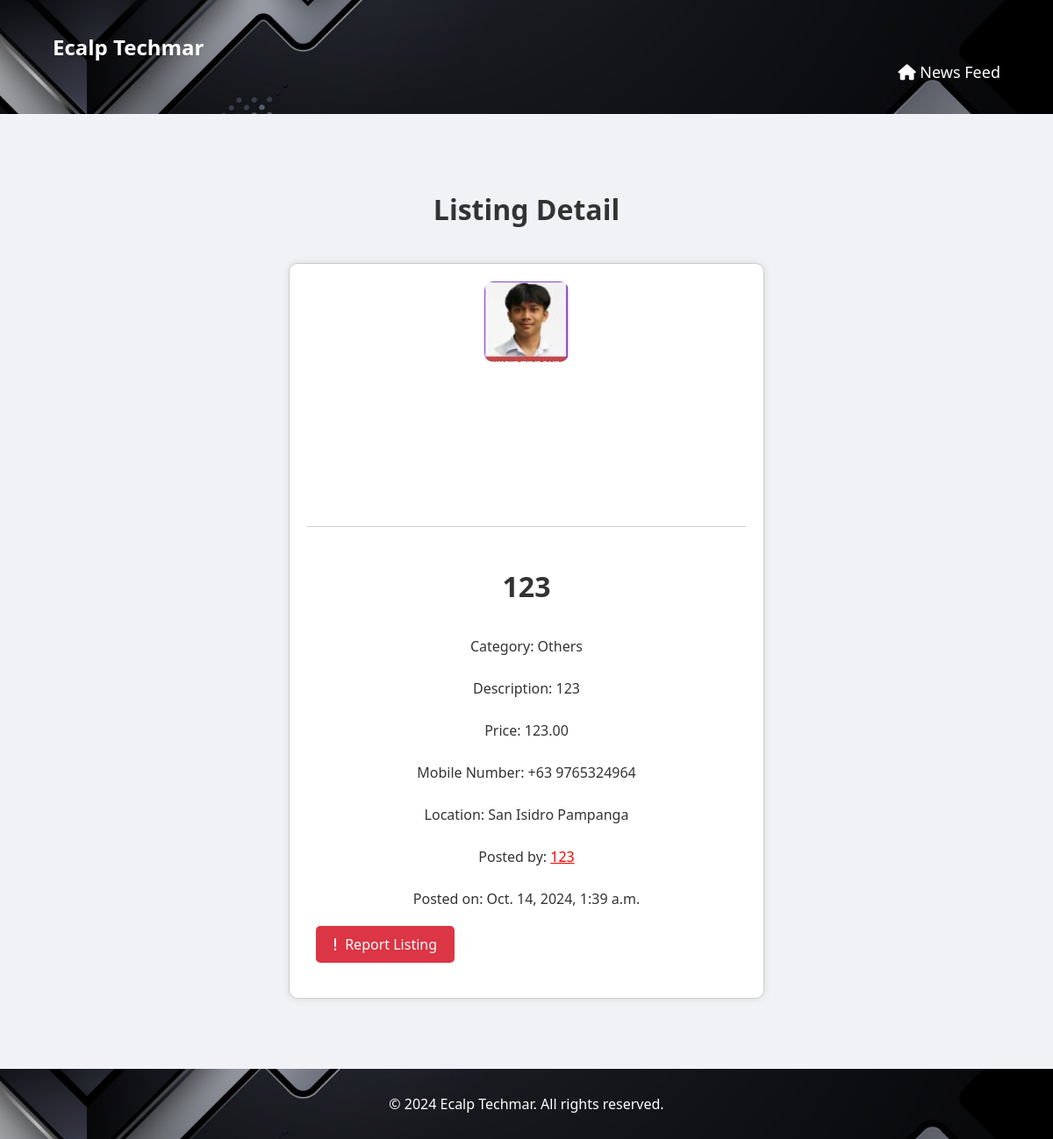
The page /newsfeed/listing/84/ on the database its author committed.
### newsfeed/models.py (models this page shows, shortened)
class ProductImage(models.Model):
    product = models.ForeignKey(Product, on_delete=models.CASCADE)
    image = models.ImageField(upload_to='product_images')

class Product(models.Model):
    title = models.CharField(max_length=255)
    description = models.TextField()
    price = models.DecimalField(max_digits=10, decimal_places=2)
    image = models.ImageField(upload_to='products/')
    mobile_number = models.CharField(max_length=20)
    location = models.CharField(max_length=255)
    user = models.ForeignKey(User, on_delete=models.CASCADE)
    created_at = models.DateTimeField(auto_now_add=True)
    category = models.CharField(max_length=50, choices=[('Electronics', 'Electronics'), ('Fashion and Beauty', 'Fashion and Beauty'), ('Home and Garden', 'Home and Garden'), ('Sports and Leisure', 'Sports and Leisure'), ('Others', 'Others')], default='Others')
    is_active = models.BooleanField(default=True)
    deleted_at = models.DateTimeField(null=True, blank=True)

### newsfeed/views.py (the view)
# urls.py: path('listing/<pk>/', listing_detail, name='listing_detail'),
def listing_detail(request, pk):
    product = get_object_or_404(Product, pk=pk)
    return render(request, 'listing_detail.html', {'product': product})

### newsfeed/templates/listing_detail.html (shortened to what this page needs)
<!DOCTYPE html>
<html lang="en">
<head>
    {% load static %}
    <link rel="stylesheet" href="{% static 'main/styles.css' %}">
    <link rel="stylesheet" href="https://cdnjs.cloudflare.com/ajax/libs/font-awesome/6.0.0-beta3/css/all.min.css">
</head>
<body>
    <header>
        <div class="container">
            <h1 class="logo">Ecalp Techmar</h1>
                        <nav>
                <ul>
                    {% if not request.user.is_staff %}
                        <li><a href="{% url 'newsfeed:newsfeed' %}"><i class="fas fa-home"></i> News Feed</a></li>
                    {% endif %}
                </ul>
            </nav>
        </div>
    </header>
    <section id="listing-detail">
        {% load tz %}
        <div class="container">
            <h2>Listing Detail</h2>
            <div class="listing-info">
                <div class="listing-card">
                    <div class="carousel-container">
                        <div class="carousel-inner">
                            {% for image in product.productimage_set.all %}
                                <div class="carousel-item">
                                    <a href="{{ image.image.url }}" target="_blank">
                                        <img src='{{ image.image.url }}' alt="Product Image">
                                    </a>
                                </div>
                            {% endfor %}
                        </div>
                        <div class="carousel-controls">
                    </div>
                    </div>
                    <h2>{{ product.title }}</h2>
                   <div class="listing-details">
                        <p>Category: {{ product.category }}</p>
                        <p>Description: {{ product.description }}</p>
                        <p>Price: {{ product.price }}</p>
                        <p>Mobile Number: +63 {{ product.mobile_number }}</p>
                        <p>Location: {{ product.location }}</p>
                        <p>Posted by: <a href="{% url 'newsfeed:profile' product.user.pk %}" class="username-link">{{ product.user.username }}</a></p>
                        <p>Posted on: {{ product.created_at|timezone:"Asia/Manila" }}</p>
                    </div>
                    <div class="button-group">
                        {% if product.user != request.user and not request.user.is_superuser %}
                            <a href="{% url 'newsfeed:report_listing' product.pk %}" class="button report-button" style="text-decoration: none;">
                                <i class="fas fa-exclamation"></i> Report Listing
                            </a>
                        {% endif %}
                    </div>
                </div>
            </div>
        </div>
    </section>
    <footer>
        <div class="container">
            <div class="footer-content">
                <p style="text-align: center; width: 100%;">&copy; 2024 Ecalp Techmar. All rights reserved.</p>
            </div>
        </div>
    </footer>
</body>
</html>

### main/static/main/styles.css (style rules this page uses)
body { font-family: 'Segoe UI', Tahoma, Geneva, Verdana, sans-serif; margin: 0; padding: 0; box-sizing: border-box; background-color: #f0f2f5; color: #333; }
header { background-color: #343a40; color: white; padding: 15px 0; position: sticky; top: 0; z-index: 1000; }
.container { width: 90%; max-width: 1200px; margin: 0 auto; padding: 0 15px; }
.logo { margin: 0; font-size: 24px; }
nav ul { list-style: none; padding: 0; display: flex; justify-content: flex-end; margin: 0; }
nav ul li { margin-left: 20px; }
nav ul li a { color: white; text-decoration: none; font-size: 18px; transition: color 0.3s; }
section { padding: 60px 0; }
section h2 { text-align: center; margin-bottom: 40px; font-size: 32px; }
footer { background-color: #343a40; color: white; padding: 15px 0; text-align: center; }
.footer-content { display: flex; justify-content: space-between; align-items: center; flex-wrap: wrap; }
.footer-content p { margin: 0; }

### rows shown on the page
ProductImage: image (picture)
Product: title "123", category "Others", description "123", price "123.00", mobile_number "9765324964", location "San Isidro Pampanga", user.username "123", created_at "Oct. 14, 2024, 1:39 a.m."
